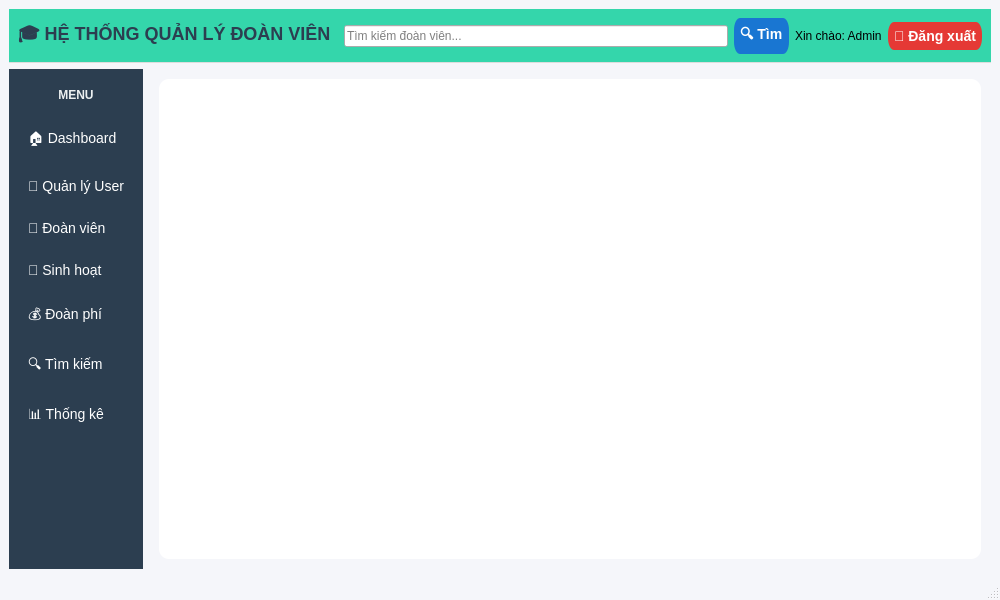
<?xml version="1.0" encoding="UTF-8"?>
<ui version="4.0">
 <class>MainWindow</class>
 <widget class="QMainWindow" name="MainWindow">

  <!-- ===== WINDOW ===== -->
  <property name="geometry">
   <rect>
    <x>0</x>
    <y>0</y>
    <width>1000</width>
    <height>600</height>
   </rect>
  </property>

  <property name="windowTitle">
   <string>Quản lý Đoàn viên</string>
  </property>

  <!-- ===== STYLE ===== -->
  <property name="styleSheet">
   <string>

QMainWindow {
    background-color: #f5f6fa;
}

QFrame#header_3 {
    background-color: white;
    border-bottom: 1px solid #ddd;
}

QLabel#lblTitle_3 {
    font-size: 18px;
    font-weight: bold;
    color: #2c3e50;
}

QFrame#sidebar_3 {
    background-color: #2c3e50;
}

QFrame#sidebar_3 QLabel {
    color: #ecf0f1;
    font-weight: bold;
    padding: 10px;
}

QPushButton {
    color: white;
    text-align: left;
    padding: 10px;
    border: none;
    font-size: 14px;
}

QPushButton:hover {
    background-color: #34495e;
}

QPushButton:pressed {
    background-color: #1abc9c;
}

QStackedWidget {
    background-color: #ffffff;
    border-radius: 10px;
    margin: 10px;
}

   </string>
  </property>

  <!-- ===== CENTRAL ===== -->
  <widget class="QWidget" name="centralwidget">

   <layout class="QVBoxLayout" name="mainLayout">

    <!-- ================= HEADER ================= -->
    <item>
     <widget class="QFrame" name="header_3">
      <property name="minimumHeight">
        <number>90</number>
      </property>
      <property name="maximumHeight">
       <number>100</number>
      </property>
      <property name="styleSheet">
       <string>
QFrame#header_3 {
    background-color: #34d6ab;
    border-bottom: 1px solid #ddd;
}
       </string>
         </property>


      <layout class="QHBoxLayout" name="headerLayout">

       <!-- TITLE -->
       <item>
        <widget class="QLabel" name="lblTitle_3">
         <property name="text">
          <string>🎓 HỆ THỐNG QUẢN LÝ ĐOÀN VIÊN</string>
         </property>
        </widget>
       </item>

       <!-- SPACER -->
       <item>
        <spacer name="spacer1">
         <property name="orientation">
          <enum>Qt::Horizontal</enum>
         </property>
        </spacer>
       </item>

       <!-- SEARCH -->
       <item>
        <widget class="QLineEdit" name="txtSearch">
         <property name="placeholderText">
          <string>Tìm kiếm đoàn viên...</string>
         </property>
         <property name="minimumWidth">
          <number>200</number>
         </property>
        </widget>
       </item>

       <item>
        <widget class="QPushButton" name="btnSearch">
         <property name="text">
          <string>🔍 Tìm</string>
         </property>
         <property name="styleSheet">
          <string>
          QPushButton {
              background-color: #1976D2;
              color: white;
              border-radius: 6px 12px;
              padding: 6px;
              font-weight:bold;
          }
            QPushButton:hover {
                background-color: #1565C0;
            }
            QPushButton:pressed {
                background-color: #0D47A1;
            }
            </string>
          </property>
        </widget>
       </item>

       <!-- USER -->
       <item>
        <widget class="QLabel" name="lblUser_3">
         <property name="text">
          <string>Xin chào: Admin</string>
         </property>
        </widget>
       </item>

       <!-- LOGOUT -->
       <item>
        <widget class="QPushButton" name="btnLogout_3">
         <property name="text">
          <string>🚪 Đăng xuất</string>
         </property>
         <property name="styleSheet">
          <string>
          QPushButton {
              background-color: #E53935;
              color: white;
              border-radius: 6px 12px;
              padding: 6px;
              font-weight:bold;
          }
            QPushButton:hover {
                background-color: #D32F2F;
            }
            QPushButton:pressed {
                background-color: #B71C1C;
            }
            </string>
          </property>
        </widget>
       </item>

      </layout>
     </widget>
    </item>

    <!-- =========================================================================================-->
    <!-- ================= BODY ================= -->
    <item>
     <layout class="QHBoxLayout" name="bodyLayout">
      <!-- SIDEBAR -->
      <item>
       <widget class="QFrame" name="sidebar_3">
        <property name="minimumWidth">
         <number>200</number>
        </property>
        <property name="maximumWidth">
         <number>220</number>
        </property>
        <property name="sizePolicy">
         <sizepolicy hsizetype="Fixed" vsizetype="Preferred">
            <horstretch>0</horstretch>
            <verstretch>0</verstretch>
         </sizepolicy>
         </property>
        <layout class="QVBoxLayout" name="sidebarLayout">

         <item>
          <widget class="QLabel" name="lblMenu">
          <property name="minimumHeight">
          <number>30</number>
            </property>
            <property name="maximumHeight">
            <number>40</number>
            </property>
           <property name="text">
            <string>MENU</string>
           </property>
              <property name="alignment">
                <set>Qt::AlignCenter</set>
                </property>
          </widget>
         </item>

         <item>
          <widget class="QPushButton" name="btnDashboard_3">
           <property name="text">
            <string>🏠 Dashboard</string>
           </property>
          </widget>
         </item>
         <item>
         <widget class="QPushButton" name="btnUser_3">
         <property name="text">
         <string>👤 Quản lý User</string>
            </property>
            </widget>
            </item>
            
         <item>
          <widget class="QPushButton" name="btnDoanVien_3">
           <property name="text">
            <string>👥 Đoàn viên</string>
           </property>
          </widget>
         </item>

         <item>
          <widget class="QPushButton" name="btnSinhHoat_3">
           <property name="text">
            <string>📅 Sinh hoạt</string>
           </property>
          </widget>
         </item>

         <item>
          <widget class="QPushButton" name="btnDoanPhi_3">
           <property name="text">
            <string>💰 Đoàn phí</string>
           </property>
          </widget>
         </item>

         <item>
          <widget class="QPushButton" name="btnTimKiem_3">
           <property name="text">
            <string>🔍 Tìm kiếm</string>
           </property>
          </widget>
         </item>

         <item>
          <widget class="QPushButton" name="btnThongKe_3">
           <property name="text">
            <string>📊 Thống kê</string>
           </property>
          </widget>
         </item>

         <item>
          <spacer name="spacer2">
           <property name="orientation">
            <enum>Qt::Vertical</enum>
           </property>
           <property name="sizeHint">
            <size>
             <width>20</width>
             <height>100</height>
            </size>
              </property>
          </spacer>
         </item>

        </layout>
       </widget>
      </item>

      <!-- STACKED WIDGET -->
      <item>
       <widget class="QStackedWidget" name="stackedWidget_3">

        <widget class="QWidget" name="pageDashboard_3"/>
        <widget class="QWidget" name="pageUser_3"/>
        <widget class="QWidget" name="pageDoanVien_3"/>
        <widget class="QWidget" name="pageSinhHoat_3"/>
        <widget class="QWidget" name="pageDoanPhi_3"/>
        <widget class="QWidget" name="pageTimKiem_3"/>
        <widget class="QWidget" name="pageThongKe_3"/>

       </widget>
      </item>

     </layout>
    </item>

   </layout>
  </widget>

  <widget class="QStatusBar" name="statusbar"/>

 </widget>
 <resources/>
 <connections/>
</ui>
